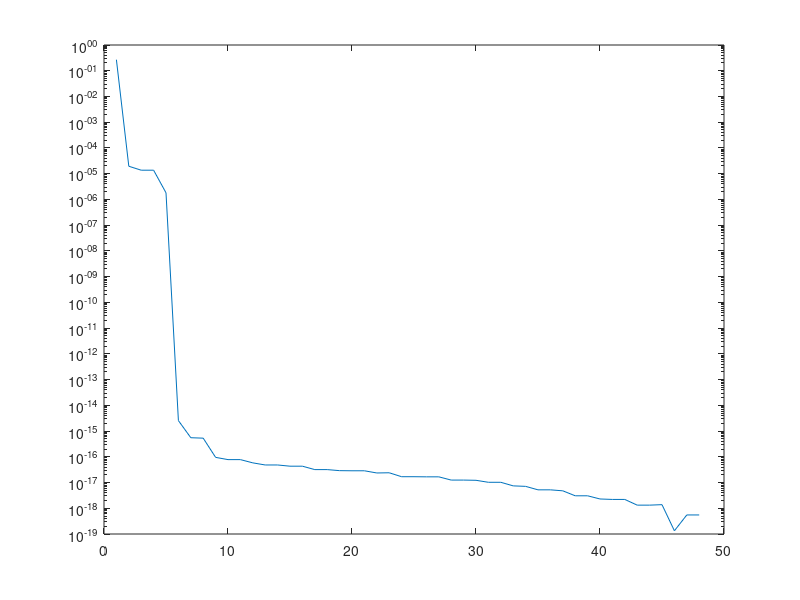

Write MATLAB code to recreate this figure. (Note: this script raises an error after producing the figure.)
%%% Script that makes a certain prediction on bank stuff. As the data is
%%% quite high dimensional firstly supervised LDA is used for dimension
%%% reduction. Afterwards data is fitted with a GMM and updated using
%%% online learning in SVM. 
clear
close all
clc
load bankadd
load bankaddfull     
Xval = (Xval-mean(Xval))./sqrt(var(Xval));                       % Load data
X = (X-mean(X))./sqrt(var(X));              % Normalize data
[n,m] = size(X);                            % Data size
% idx = randperm(n);                          % Randomize order
vt = 0;
Xval = X(vt*n/10+1:(vt+1)*n/10,:); Yval = Yval(vt*n/10+1:(vt+1)*n/10);
X(vt*n/10+1:(vt+1)*n/10,:)=[];Y(vt*n/10+1:(vt+1)*n/10)=[];
[n,m] = size(X);
%% Pipeline options
global print conv store vis vis2 evalper dynsig
dynsig = 1;             % Dynamic kernel width
evalper = 1;            % Evaluate iteration performance
print = 1;              % Show progress
conv = 1;               % Save convergence
store = 0;              % Store sgrad & representation 
vis = 0;                % Show GMM generation
vis2 = 1;               % Show result for 2D
%% Parameters
% LDA
D = 20;                  % Output dimension
% GMM
selsize = 5000;         % Datapoints taken for GMM
mp = 150;               % Number of fitted distributions
% SVM
epoch = 1;
eta = 1;                % Learning rate
sigma = 0.1;            % Kernel width
C = 50;                 % L1 Regularization term
th = 0.5;               % Probability ThresHold for outliers
%%%%%%%%%%%%%%%%%%%%%%%%%%%%%%%%
%%%%%%%%% JUST FOR NOW %%%%%%%%%
%%%%%%%%%%%%%%%%%%%%%%%%%%%%%%%%
% n = 2000;               % Iteration (per epoch)
%%%%%%%%%%%%%%%%%%%%%%%%%%%%%%%%
%%%%%%%%% JUST FOR NOW %%%%%%%%%
%%%%%%%%%%%%%%%%%%%%%%%%%%%%%%%%
%% Linear Discriminant Analysis
% Initialize
mup = ones(1,m);
mun = ones(1,m);
s_w = zeros(m);
np = sum(Y(Y==1)); nn = -sum(Y(Y==-1));
% Calculate class means
mup = mean(X(Y==1,:));
mun = mean(X(Y==-1,:));
% Calculate covariance
for i = 1:n
    if Y(i) == 1
        s_w = s_w + (X(i,:) - mup)'*(X(i,:)-mup);
    else
        s_w = s_w + (X(i,:) - mun)'*(X(i,:)-mun);
    end
end
mu = mean(X);
s_b = np*(mup-mu)'*(mup-mu) + nn*(mun-mu)'*(mun-mu);
[e,v] = eig(s_w\s_b); v = diag(v);
figure; semilogy(abs(v));
G = e(:,1:D);
X = abs(X*G);
clear e i mu mun mup s_b s_w nn np
%% Gaussian Mixture Model
if store
    load data_repr
else
    Xp = X(Y==1,:); Xn = X(Y==-1,:); Xsel = [Xn(1:selsize/2,:);Xp(1:selsize/2,:)];
    Ysel = [-1*ones(selsize/2,1);ones(selsize/2,1)];
    [XC,YC] = GMMS_I(Xsel,Ysel,mp);
    save('data_repr.mat','XC','YC','mp')
end
if D == 2 && vis2 == 1
    figure
    gscatter(X(:,1),X(:,2),Y)
    hold on
    gscatter(XC(:,1),XC(:,2),YC,'kk')
end
%% Support Vector Machine
if ~print
    fprintf('Optimizing multipliers')
end
% RBF Kernel
K = @(X,Y) exp(-diag((X-Y)*(X-Y)')/(2*sigma^2));
% Initialize
a = zeros(mp,1);
b = 0;
sgrad_a = zeros(mp,1);
sgrad_b = 0;
if store
    load sgrad
end
mem.out = [];
mem.his = [Xsel Ysel];
ep = 0;


% Online Convex Optimization - Regularized Follow The Leader
while ep < epoch
    % Randomize rows
    idx = randperm(n);
    Y = Y(idx); X = X(idx,:);
    for t = 1:n
        % Update multipliers
        Kt = K(XC,X(t,:));
        sgrad = (tanh(a'*(YC.*Kt)+b)-Y(t))*(1-(tanh(a'*(YC.*Kt))^2));
        sgrad_a = sgrad_a + eta/(ep+1)*sgrad*(YC.*Kt);
        sgrad_b = sgrad_b + eta/(ep+1)*sgrad;
        a = exp(-sgrad_a - 1);
        b = exp(-sgrad_b - 1);
        % Project onto convex action space
        a = max(min(a,C),0);
        a(YC==1) = a(YC==1)*sum(a)/2./sum(a(YC==1));
        a(YC==-1) = a(YC==-1)*sum(a)/2./sum(a(YC==-1));
        % Check new datapoint for representation
        if Y(t) == 1
            p = diag(exp(-1/2*(X(t,:)-XC(YC==1,:))*(X(t,:)-XC(YC==1,:))'));
            if ~any(p>th)
                mem.out = [mem.out; X(t,:) Y(t)];
            end            
        else
            p = diag(exp(-1/2*(X(t,:)-XC(YC==-1,:))*(X(t,:)-XC(YC==-1,:))'));
            if ~any(p>th)
                mem.out = [mem.out; X(t,:) Y(t)];
            end
        end
        if size(mem.out,1) > selsize
            fprintf('\n\nUpdating data representation.\n\n')
            % update data representation and continue updating alpha
            Xsel = [mem.his(:,1:2);mem.out(:,1:2)]; Ysel = [mem.his(:,3);mem.out(:,3)];
            [XC,YC] = GMMS_I(Xsel,Ysel,n);
            a = zeros(n,1);
            mem.out = [];
        end
        % Put last selsize datapoints in buffer for updated representation
        mem.his(1,:) = [];      
        mem.his = [mem.his; X(t,:), Y(t)];
        if print
            fprintf('[%.1f %%] Iteration %.0f trained, %.0f outliers \n',100*(t+ep*n)/n/epoch,t+n*ep,size(mem.out,1))
        end
        if conv
            mem.a(:,t+ep*n) = a;
            mem.kt(:,t+ep*n) = Kt;
            mem.sig(t+ep*n) = sigma;
        end
        if evalper
           [Yp,~] = svm_predict(a,b,K,Xval*G,XC,YC,0);
           GE(t+ep*n) = sum(sign(Yp)==Yval)*100/length(Yval);
        end
        if dynsig
            sigma = sigma + 10/n*(0.5-mean(Kt));
            K = @(X,Y) exp(-diag((X-Y)*(X-Y)')/(2*sigma^2));
        end
    end
    ep = ep+1;
end
% Plot convergence
if conv
    plot(mem.a(1,:));
    hold on
    plot(mem.a(10,:));
    plot(mem.a(mp,:));
end
% Save gradient sum for next iteration
save('sgrad.mat','sgrad_a','sgrad_b')
%% Prediction
[Ypemp,~] = svm_predict(a,b,K,X,XC,YC,0);
[Ypgen,~] = svm_predict(a,b,K,Xval*G,XC,YC,0);
% ROC calculation
[AUCx2,AUCy2,~,AUCgen] = perfcurve(Yval,Ypgen,1);
[AUCx1,AUCy1,T,AUCemp] = perfcurve(Y,Ypemp,1);
% Visualize
figure
plot(AUCx1,AUCy1)
hold on; 
plot(AUCx2,AUCy2); 
plot([0,1],[0,1],'k')
legend('Empirical','Generalization')
clc
fprintf('*** RFTL SVM with GMM & LDA ***\n\n')
fprintf('LDA dimension:             %.0f\n',D)
fprintf('LDA weight:                %.2e \n',abs(v(D)))
fprintf('GMM selection size:        %.0f\n',selsize)
fprintf('SVM multipliers:           %.0f\n',mp)
fprintf('SVM kernel width:          %.2f\n',sigma)
fprintf('SVM regularization:        %.2f\n',C)
fprintf('RFTL epochs:               %.0f\n',epoch)
fprintf('RFTL learning rate:        %.2f\n',eta)
fprintf('\nAverage kernel:            %.2f\n',mean(mean(mem.kt)))
fprintf('Average multiplier:        %.2f\n',mean(mean(mem.a)))
fprintf('\n\nEmpirical error:           %.2f\n',100*sum(sign(Ypemp)~=Y)/length(Y))
fprintf('Generalization error:      %.2f\n',100*sum(sign(Ypgen)~=Yval)/length(Yval))
fprintf('AUC training data:         %.3f\n',AUCemp)
fprintf('AUC validation data:       %.3f\n',AUCgen)



